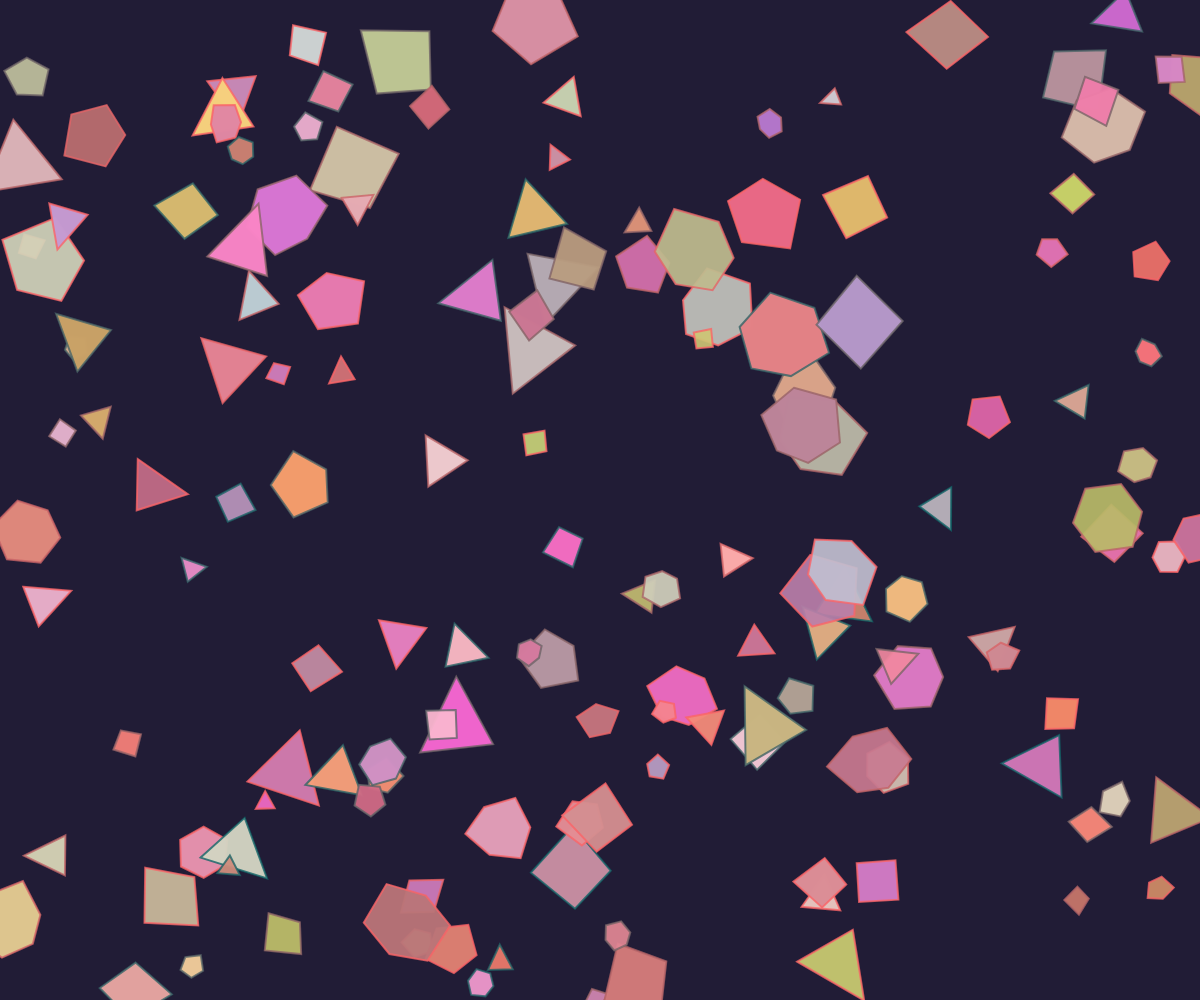
Frame 1 (no input)
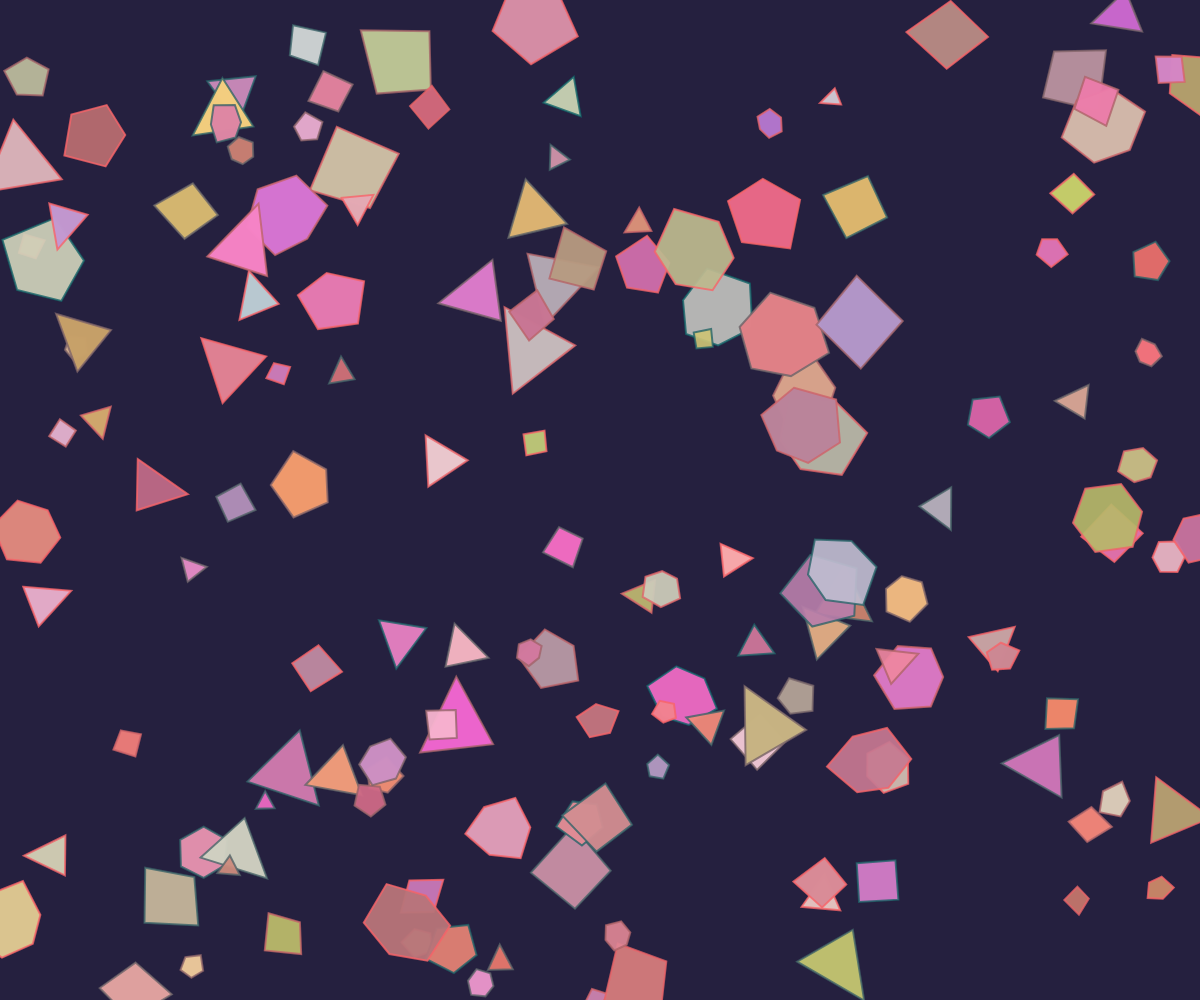
Frame 60 (no input)
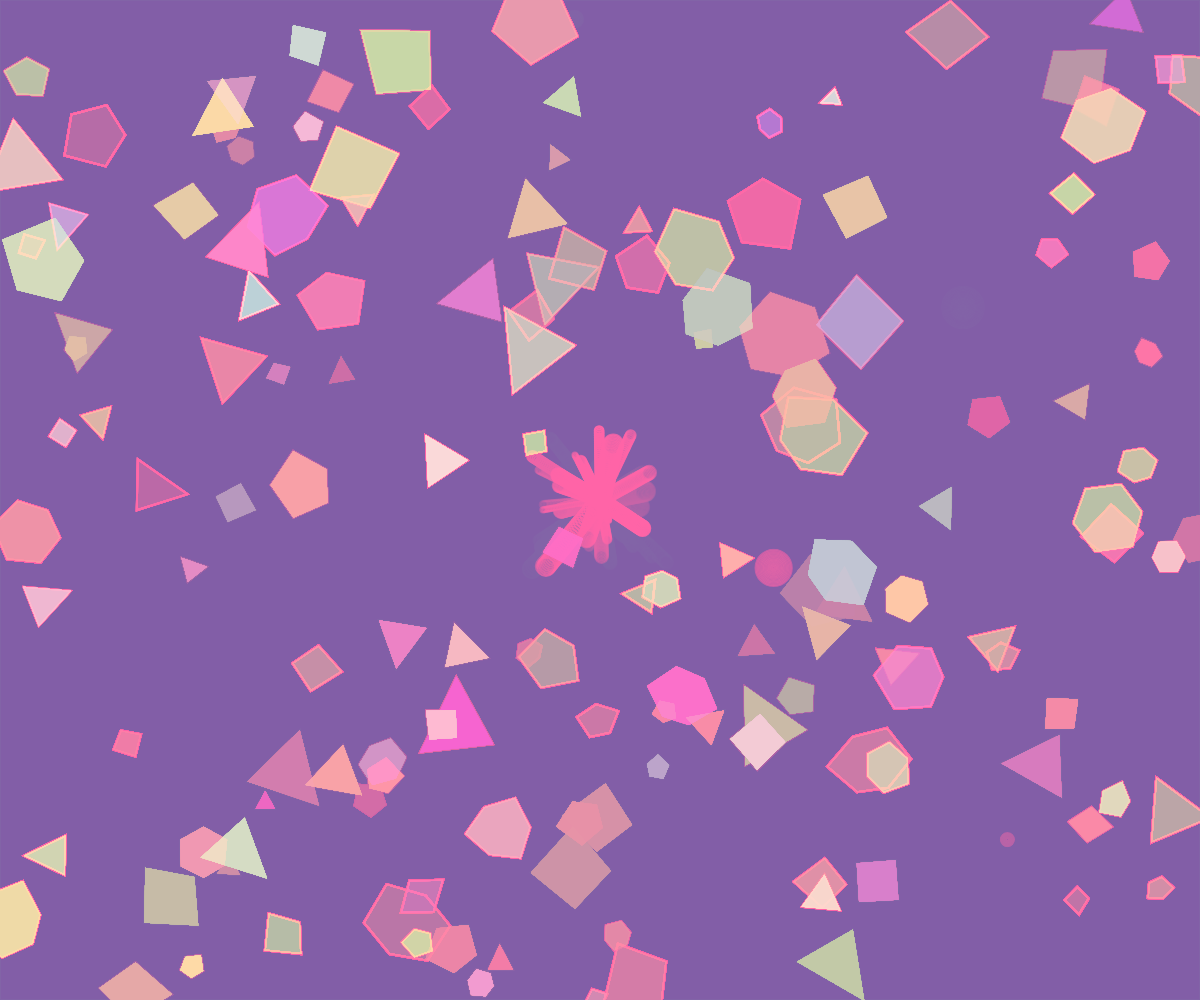
Frame 120 (the mouse pressed at the canvas centre since frame 60)

The p5.js sketch that drew these frames (run headless with seeded random() and noise() and a simulated clock; from frame 60 on, the mouse is pressed at the canvas centre):

// p5.js sketch
// ── sketch.js
let panels = [];
let fragments = [];
let time = 0;
let pulseIntensity = 0;
let pulseDirection = 1;
let destabilized = false;

function setup() {
  createCanvas(windowWidth, windowHeight);
  noStroke();
  
  // Create complex stained glass structure with interconnected panels
  for (let i = 0; i < 150; i++) {
    let x = random(width);
    let y = random(height);
    let w = random(30, 120);
    let h = random(30, 120);
    let rot = random(TWO_PI);
    
    // Create polygon with random vertices
    let points = [];
    let numPoints = floor(random(3, 7));
    for (let j = 0; j < numPoints; j++) {
      let angle = map(j, 0, numPoints, 0, TWO_PI);
      let r = random(w * 0.3, w * 0.45);
      points.push({
        x: cos(angle) * r,
        y: sin(angle) * r
      });
    }
    
    // Vibrant, saturated colors for stained glass effect
    let c = color(
      random(180, 255),
      random(100, 220),
      random(100, 220),
      random(180, 240)
    );
    
    panels.push({x, y, w, h, rot, points, c});
  }
}

function draw() {
  time += 0.05;
  
  // Subtle background gradient
  let bg = lerpColor(color(15, 15, 35), color(30, 30, 60), sin(time * 0.2) * 0.5 + 0.5);
  background(bg);
  
  // Pulse light effect - building intensity
  pulseIntensity += pulseDirection * 0.01;
  if (pulseIntensity > 1 || pulseIntensity < 0) {
    pulseDirection *= -1;
  }
  
  // Draw stained glass panels with glowing edges
  for (let panel of panels) {
    push();
    translate(panel.x, panel.y);
    rotate(panel.rot);
    
    fill(panel.c);
    beginShape();
    for (let p of panel.points) {
      vertex(p.x, p.y);
    }
    endShape(CLOSE);
    
    // Add glowing edge highlights that shift through spectrum
    let hueShift = (time * 20 + panel.x + panel.y) % 360;
    stroke(hueShift, 100, 100, 200);
    strokeWeight(2);
    beginShape();
    for (let p of panel.points) {
      vertex(p.x, p.y);
    }
    endShape(CLOSE);
    
    pop();
  }
  
  // Create light wave effect that traces major internal edges
  if (pulseIntensity > 0.7 && !destabilized && frameCount % 5 === 0) {
    let wave = {
      x: random(width),
      y: random(height),
      size: 0,
      hue: random(360),
      life: 60,
      maxLife: 60,
      speed: random(1, 3)
    };
    fragments.push(wave);
  }
  
  // Destabilization phase
  if (pulseIntensity > 0.9 && !destabilized) {
    destabilized = true;
    // Rapidly generate many fragments
    for (let i = 0; i < 50; i++) {
      let fragment = {
        x: width/2,
        y: height/2,
        vx: random(-3, 3),
        vy: random(-3, 3),
        hue: random(360),
        life: random(60, 120),
        maxLife: random(60, 120),
        size: random(5, 20)
      };
      fragments.push(fragment);
    }
  }
  
  // Update and draw wave fragments
  for (let i = fragments.length - 1; i >= 0; i--) {
    let f = fragments[i];
    
    if (destabilized) {
      // Fragment movement: erratic, fast
      f.x += f.vx;
      f.y += f.vy;
      f.vx *= 0.98;
      f.vy *= 0.98;
      f.life--;
    } else {
      // Wave expansion and fading
      f.size += f.speed;
      f.life--;
    }
    
    // Draw fragment
    drawingContext.globalCompositeOperation = 'lighten';
    noFill();
    stroke(f.hue, 100, 100, map(f.life, 0, f.maxLife, 0, 255));
    strokeWeight(2);
    
    if (destabilized) {
      // Draw fragment as a small expanding circle
      ellipse(f.x, f.y, f.size);
    } else {
      // Draw wave as glowing expanding ring
      ellipse(f.x, f.y, f.size);
    }
    
    // Remove dead fragments
    if (f.life <= 0) {
      fragments.splice(i, 1);
    }
  }
  
  // Add subtle time-of-day overlay
  let overlay = lerpColor(
    color(255, 100, 100, 0),
    color(100, 100, 200, 30),
    sin(time * 0.1) * 0.5 + 0.5
  );
  fill(overlay);
  rect(0, 0, width, height);
}

function windowResized() {
  resizeCanvas(windowWidth, windowHeight);
}
